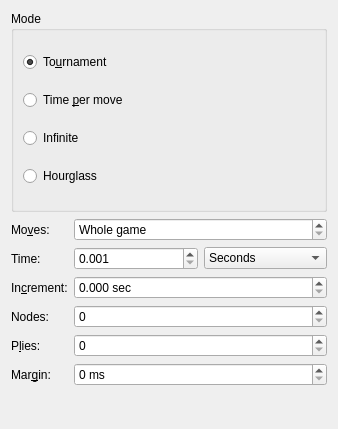
<?xml version="1.0" encoding="UTF-8"?>
<ui version="4.0">
 <class>TimeControlWidget</class>
 <widget class="QWidget" name="TimeControlWidget">
  <property name="geometry">
   <rect>
    <x>0</x>
    <y>0</y>
    <width>338</width>
    <height>429</height>
   </rect>
  </property>
  <property name="windowTitle">
   <string>Form</string>
  </property>
  <layout class="QVBoxLayout" name="verticalLayout">
   <item>
    <widget class="QGroupBox" name="m_groupBox">
     <property name="autoFillBackground">
      <bool>false</bool>
     </property>
     <property name="title">
      <string>Mode</string>
     </property>
     <property name="flat">
      <bool>false</bool>
     </property>
     <property name="checkable">
      <bool>false</bool>
     </property>
     <layout class="QVBoxLayout" name="verticalLayout_3">
      <item>
       <widget class="QRadioButton" name="m_tournamentRadio">
        <property name="toolTip">
         <string>Tournament time control</string>
        </property>
        <property name="text">
         <string>To&amp;urnament</string>
        </property>
        <property name="checked">
         <bool>true</bool>
        </property>
       </widget>
      </item>
      <item>
       <widget class="QRadioButton" name="m_timePerMoveRadio">
        <property name="toolTip">
         <string>Fixed time limit for each move</string>
        </property>
        <property name="text">
         <string>Time &amp;per move</string>
        </property>
       </widget>
      </item>
      <item>
       <widget class="QRadioButton" name="m_infiniteRadio">
        <property name="toolTip">
         <string>Infinite thinking time</string>
        </property>
        <property name="text">
         <string>Infinite</string>
        </property>
       </widget>
      </item>
      <item>
       <widget class="QRadioButton" name="m_hourglassRadio">
        <property name="toolTip">
         <string>Time used is added to opponent's available time</string>
        </property>
        <property name="text">
         <string>Hourglass</string>
        </property>
       </widget>
      </item>
     </layout>
    </widget>
   </item>
   <item>
    <layout class="QFormLayout" name="formLayout">
     <property name="fieldGrowthPolicy">
      <enum>QFormLayout::AllNonFixedFieldsGrow</enum>
     </property>
     <item row="0" column="0">
      <widget class="QLabel" name="label">
       <property name="text">
        <string>Mo&amp;ves:</string>
       </property>
       <property name="buddy">
        <cstring>m_movesSpin</cstring>
       </property>
      </widget>
     </item>
     <item row="0" column="1">
      <widget class="QSpinBox" name="m_movesSpin">
       <property name="toolTip">
        <string>The number of moves in a time control</string>
       </property>
       <property name="specialValueText">
        <string>Whole game</string>
       </property>
       <property name="maximum">
        <number>9999</number>
       </property>
       <property name="value">
        <number>0</number>
       </property>
      </widget>
     </item>
     <item row="1" column="0">
      <widget class="QLabel" name="label_2">
       <property name="text">
        <string>Time:</string>
       </property>
       <property name="buddy">
        <cstring>m_timeSpin</cstring>
       </property>
      </widget>
     </item>
     <item row="1" column="1">
      <layout class="QHBoxLayout" name="horizontalLayout">
       <item>
        <widget class="QDoubleSpinBox" name="m_timeSpin">
         <property name="toolTip">
          <string>Time limit for the chosen time control</string>
         </property>
         <property name="decimals">
          <number>3</number>
         </property>
         <property name="minimum">
          <double>0.001000000000000</double>
         </property>
         <property name="maximum">
          <double>10000.000000000000000</double>
         </property>
         <property name="singleStep">
          <double>0.001000000000000</double>
         </property>
         <property name="value">
          <double>0.001000000000000</double>
         </property>
        </widget>
       </item>
       <item>
        <widget class="QComboBox" name="m_timeUnitCombo">
         <property name="toolTip">
          <string>Time unit for the time limit</string>
         </property>
         <property name="currentIndex">
          <number>0</number>
         </property>
         <item>
          <property name="text">
           <string>Seconds</string>
          </property>
         </item>
         <item>
          <property name="text">
           <string>Minutes</string>
          </property>
         </item>
         <item>
          <property name="text">
           <string>Hours</string>
          </property>
         </item>
        </widget>
       </item>
      </layout>
     </item>
     <item row="2" column="0">
      <widget class="QLabel" name="label_3">
       <property name="text">
        <string>In&amp;crement:</string>
       </property>
       <property name="buddy">
        <cstring>m_incrementSpin</cstring>
       </property>
      </widget>
     </item>
     <item row="2" column="1">
      <widget class="QDoubleSpinBox" name="m_incrementSpin">
       <property name="toolTip">
        <string>Time increment per move in seconds</string>
       </property>
       <property name="suffix">
        <string> sec</string>
       </property>
       <property name="decimals">
        <number>3</number>
       </property>
       <property name="singleStep">
        <double>0.001000000000000</double>
       </property>
      </widget>
     </item>
     <item row="4" column="1">
      <widget class="QSpinBox" name="m_pliesSpin">
       <property name="toolTip">
        <string>Maximum search depth in plies (engines only)</string>
       </property>
       <property name="maximum">
        <number>999</number>
       </property>
      </widget>
     </item>
     <item row="4" column="0">
      <widget class="QLabel" name="label_5">
       <property name="text">
        <string>P&amp;lies:</string>
       </property>
       <property name="buddy">
        <cstring>m_pliesSpin</cstring>
       </property>
      </widget>
     </item>
     <item row="3" column="1">
      <widget class="QSpinBox" name="m_nodesSpin">
       <property name="toolTip">
        <string>Maximum number of nodes to search (engines only)</string>
       </property>
       <property name="maximum">
        <number>2147483647</number>
       </property>
      </widget>
     </item>
     <item row="3" column="0">
      <widget class="QLabel" name="label_4">
       <property name="text">
        <string>Nodes:</string>
       </property>
       <property name="buddy">
        <cstring>m_nodesSpin</cstring>
       </property>
      </widget>
     </item>
     <item row="5" column="1">
      <widget class="QSpinBox" name="m_marginSpin">
       <property name="toolTip">
        <string>The time limit can be exceeded by this many milliseconds</string>
       </property>
       <property name="suffix">
        <string> ms</string>
       </property>
       <property name="maximum">
        <number>9999</number>
       </property>
      </widget>
     </item>
     <item row="5" column="0">
      <widget class="QLabel" name="label_6">
       <property name="text">
        <string>Mar&amp;gin:</string>
       </property>
       <property name="buddy">
        <cstring>m_marginSpin</cstring>
       </property>
      </widget>
     </item>
    </layout>
   </item>
  </layout>
 </widget>
 <resources/>
 <connections/>
</ui>
